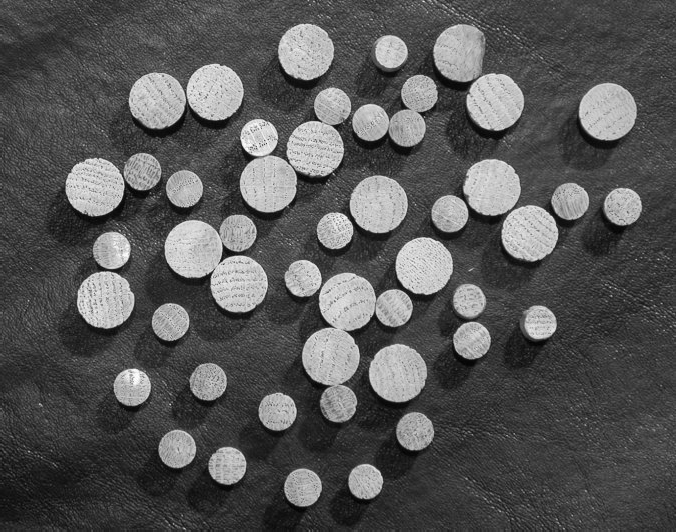
%> input picture Lab5-Segmentation/assets/dowels.tif, 676 x 532 px
$ octave task_6.m   (GNU Octave 9; MATLAB toolbox functions it lacks are replaced by stand-ins)
%> lines starting %> are read from the running program, lines starting %| are printed output that depends on the picture; in (x1, y1, x2, y2) boxes, pixels count from 0 and x2, y2 are one past the last pixel; in counts of white or black regions, pixels touching at a corner belong together; the program's own positions count from 1
% Watershed segmentation with Distance Transform
clear all; close all;
I = imread('assets/dowels.tif');
%> I is the input picture: size 532x676 uint8; min 2, max 255, mean 86.7
f = im2bw(I, graythresh(I));
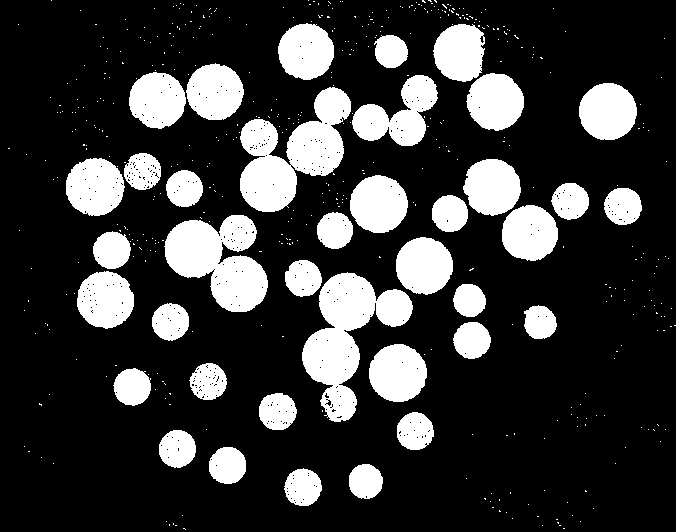
%> f: size 532x676 logical; 22% white; 489 white regions (451 under 20 px), largest, box (x1, y1, x2, y2) and area: (302, 272, 413, 422) 7233, (240, 87, 351, 212) 7161, (164, 215, 268, 312) 6221
g = bwmorph(f, "close", 1);
%> g: size 532x676 logical; 22.3% white; 430 white regions (398 under 20 px), largest, box (x1, y1, x2, y2) and area: (239, 75, 438, 212) 10535, (285, 260, 413, 422) 8425, (162, 215, 268, 312) 6297
g = bwmorph(g, "open", 1);
%> g: size 532x676 logical; 22% white; 37 white regions (4 under 20 px), largest, box (x1, y1, x2, y2) and area: (285, 260, 413, 422) 8415, (240, 87, 351, 212) 7289, (165, 215, 268, 312) 6284
montage({I,g});
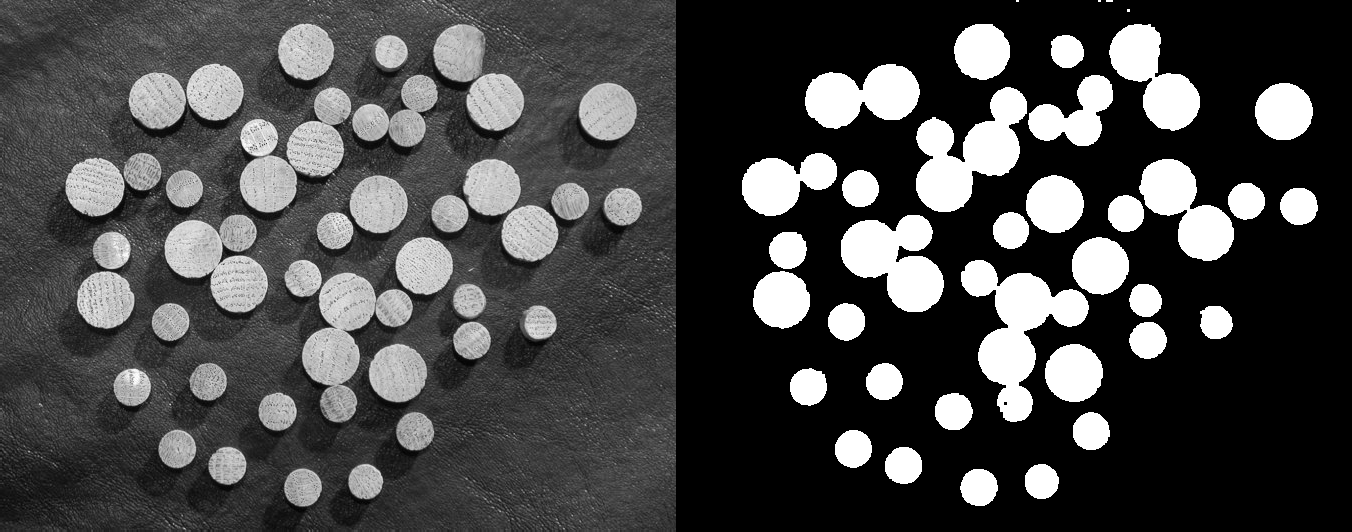
%> displayed picture: size 532x1352, on the screen's scale of 0 to 255; min 0, max 255, mean 71.5
title('Original & binarized cleaned image')

% calculate the distance transform image
gc = imcomplement(g);
D = bwdist(gc);
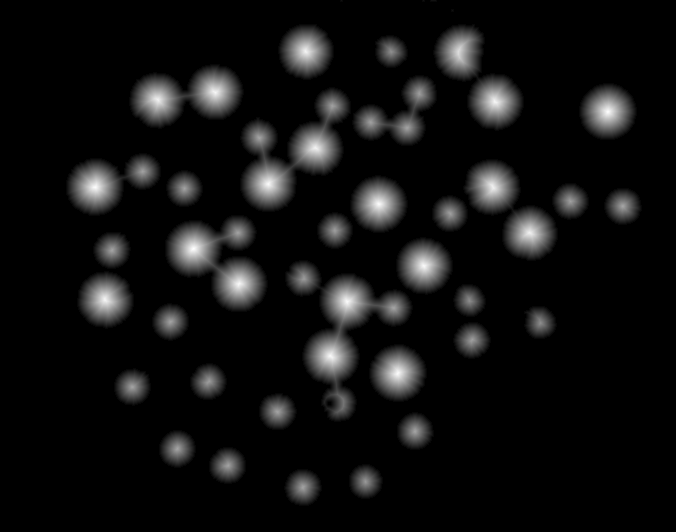
%> D: size 532x676 single; min 0, max 28.43, mean 1.8; drawn with min black and max white
figure(2)
imshow(D,[min(D(:)) max(D(:))])
title('Distance Transform')

% perform watershed on the complement of the distance transform image
L = watershed(imcomplement(D));
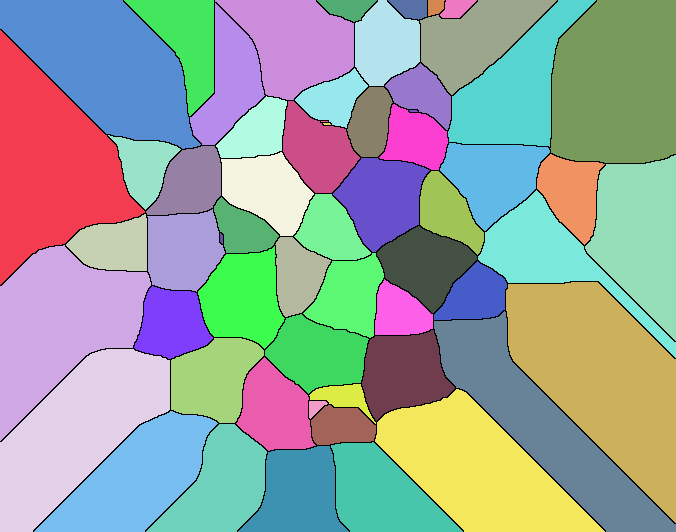
%> L: size 532x676 uint8; 60 distinct labels, from 0 to 59; one colour per label, 0 black
figure(3)
imshow(L, [0 max(L(:))])
title('Watershed Segemented Label')

% Merge everything to show segmentation
W = (L==0);
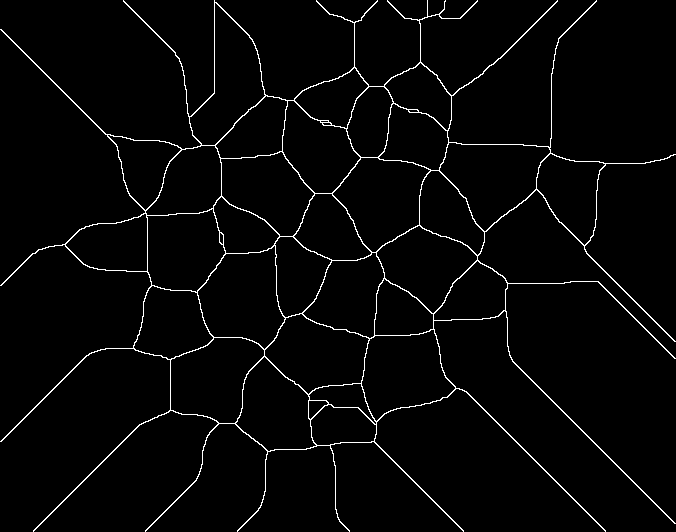
%> W: size 532x676 logical; 2.7% white in thin lines or dots
g2 = g | W;
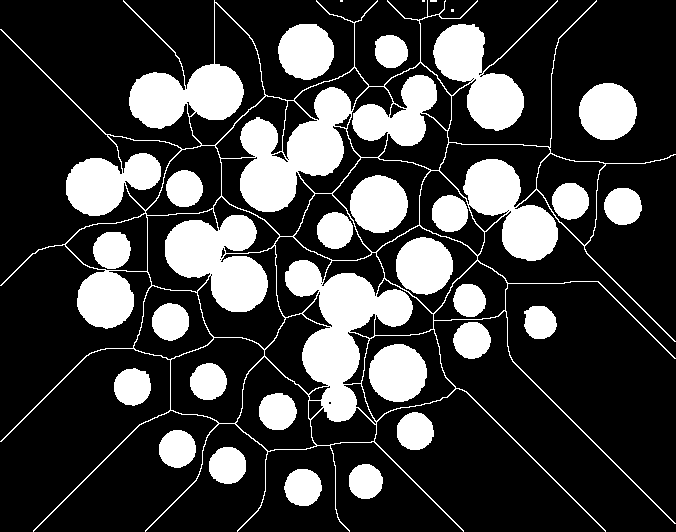
%> g2: size 532x676 logical; 24.6% white; 29 white regions (4 under 20 px), largest, box (x1, y1, x2, y2) and area: (0, 0, 676, 532) 55785, (369, 344, 427, 402) 2623, (579, 83, 637, 140) 2605
figure(4)
montage({I, g, W, g2}, 'size', [2 2]);
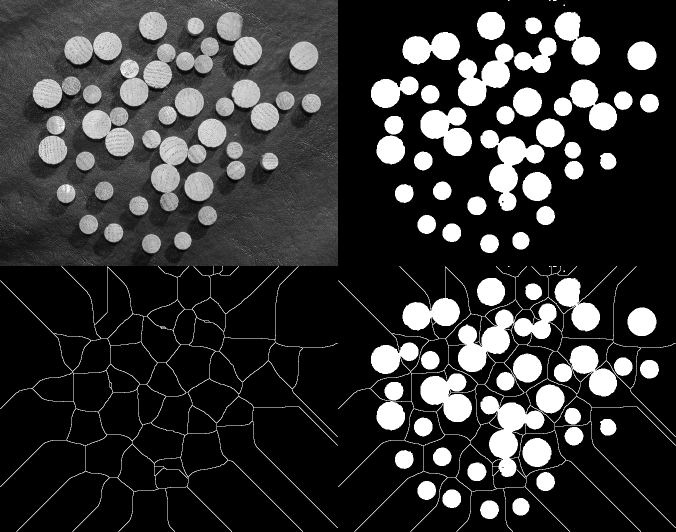
%> displayed picture: size 1064x1352, on the screen's scale of 0 to 255 (shown at 1/2 size); min 0, max 255, mean 53.2
title('Original Image - Binarized Image - Watershed regions - Merged dowels and segmented boundaries')
